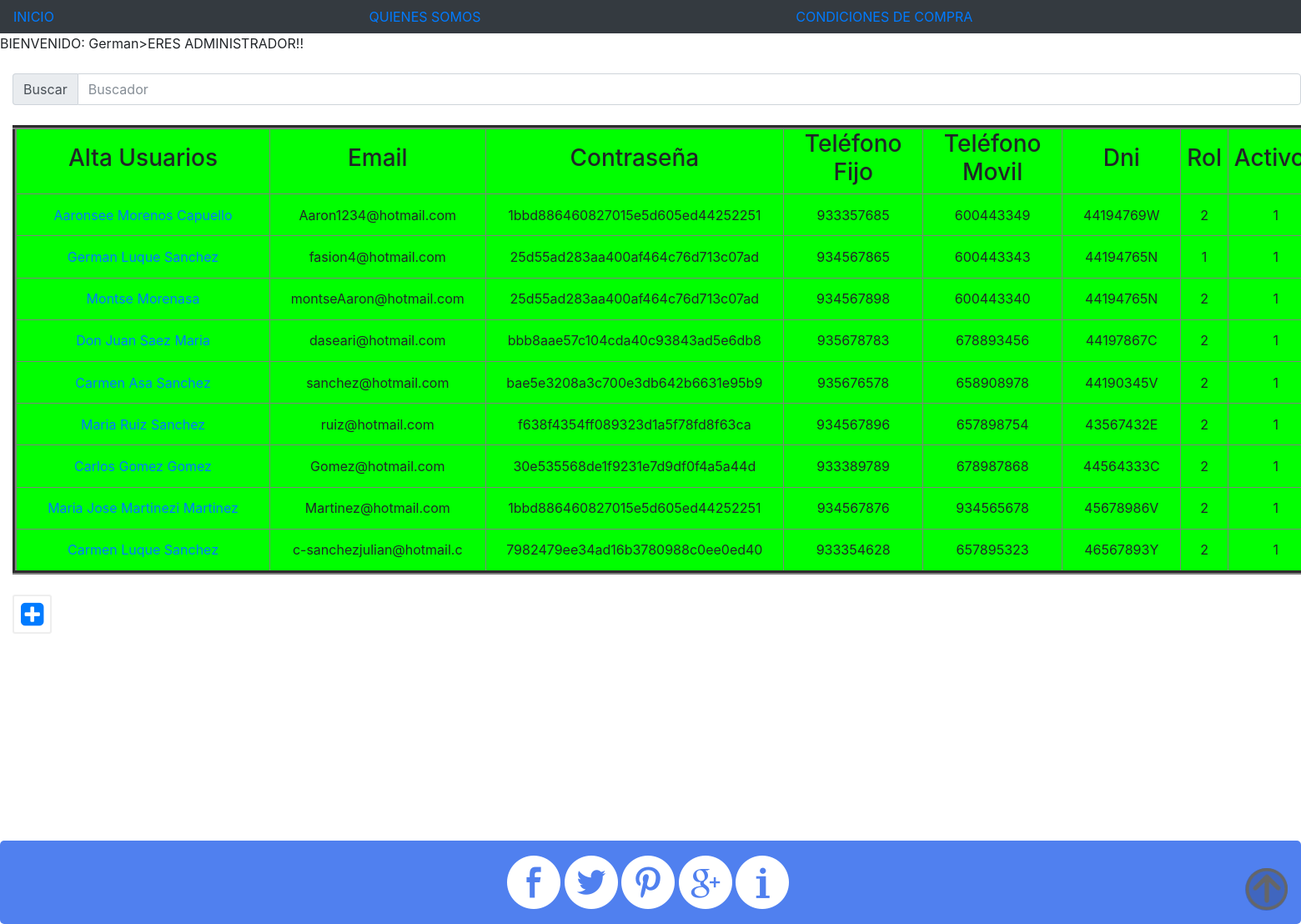
Before: /administrador.php (signed in) with the older database file.
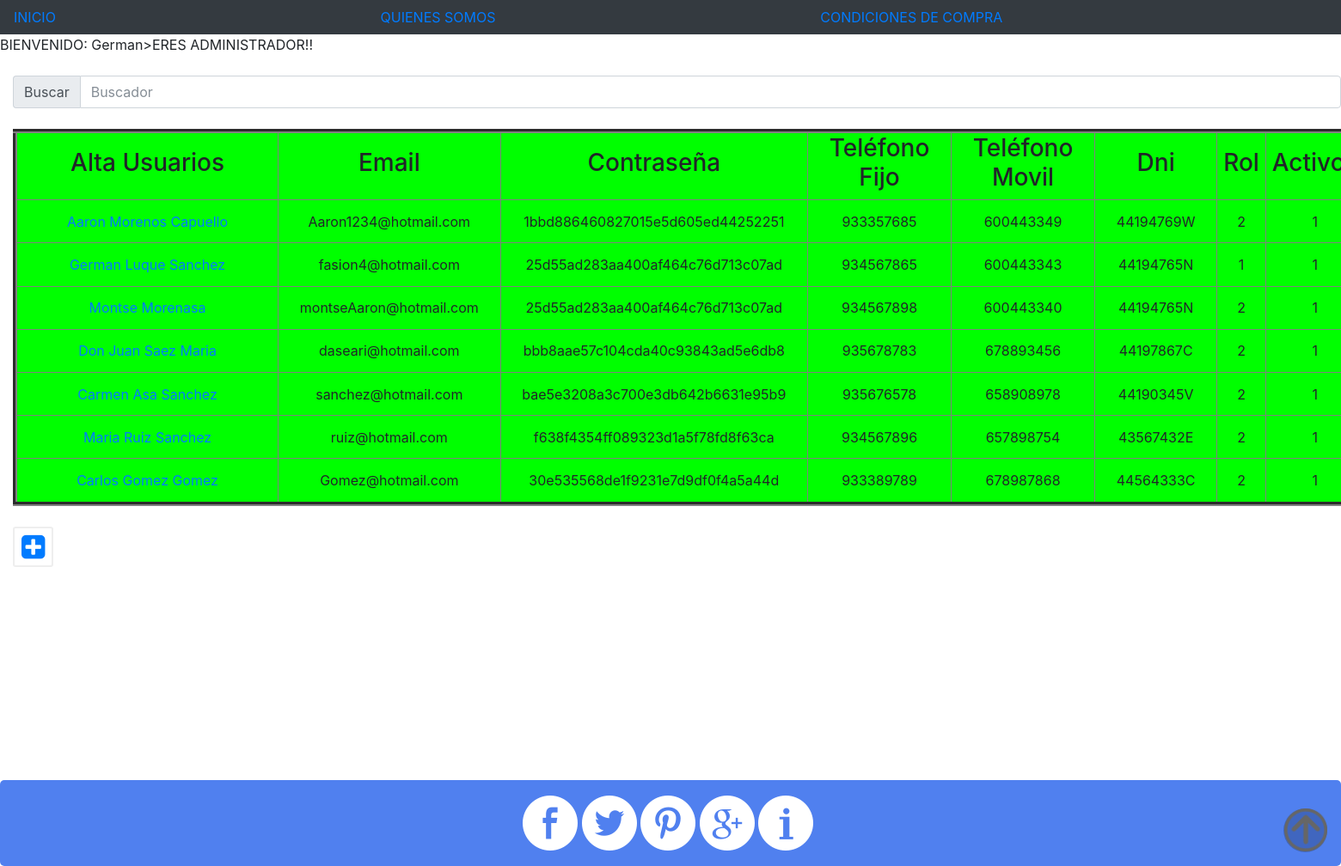
After: the same page with the newer database file.
### tables this page shows
CREATE TABLE IF NOT EXISTS `tbl_usuario` (
  `id_usu` int(11) NOT NULL,
  `usu_mail` varchar(50) NOT NULL,
  `usu_nivel` varchar(20) NOT NULL,
  `usu_nombre` varchar(25) NOT NULL,
  `usu_password` varchar(50) NOT NULL,
  `usu_apellido` varchar(25) NOT NULL,
  `usu_actiu` int(1) NOT NULL,
  `img` varchar(10) NOT NULL,
  `telefono` int(10) NOT NULL,
  `dni` varchar(25) NOT NULL,
  `telefonofijo` int(10) NOT NULL
);

### administrador.php (the view, shortened to what this page needs)
<!DOCTYPE html>
<html>
	<head>
		<link rel="stylesheet" type="text/css" href="css/estilo5.css" media="screen">
    	<link rel="stylesheet" href="https://maxcdn.bootstrapcdn.com/bootstrap/4.0.0-beta.2/css/bootstrap.min.css">
    	<link rel="stylesheet" href="https://maxcdn.bootstrapcdn.com/font-awesome/4.4.0/css/font-awesome.min.css">
    	<link href="dist/css/bootstrap.min.css" rel="stylesheet">
	</head>
	<body>
		<?php include('headeradministrador.php');
		?>
		<?php
			echo "<div id='arriba'>";
			if(isset($_SESSION['usu_mail'])){
				echo  "BIENVENIDO: " . $_SESSION['nombre'] .">";
				if($_SESSION['nivel']==1){
					echo "ERES ADMINISTRADOR!!";
				} elseif ($_SESSION['nivel']==2){
					echo "ERES USUARIO!!";
				}
				} else {
				$_SESSION['error']="No te saltes pasos!";
				header("location: index.php");
						}
				echo "</div>";
		?>
		<section id="seccion">
			<article id="table">
		     <?php
		      $con = mysqli_connect('localhost','root','','montse');
		      $sql = "SELECT * FROM tbl_usuario ORDER BY id_usu ASC";
		      $datos = mysqli_query($con, $sql);
		      ?>
		     <div class="input-group"> <span class="input-group-addon">Buscar</span>
		        <input id="filtrar" type="text" class="form-control" placeholder="Buscador">
		      </div>
 			<table bgcolor="#00ff00"; border="5" style="width:1880px;">
		        <thead>
		        	<tr>
		         	 <th style=width:10% text align="left"><h3>Alta Usuarios</h3> </th>
		         	 <th style=width:4% text align="left"><h3>Email</h3> </th>
		         	 <th style=width:4% text align="left"><h3>Contraseña </h3> </th>
		         	 <th style=width:4% text align="left"><h3>Teléfono Fijo</h3> </th>
		         	 <th style=width:4% text align="left"><h3>Teléfono Movil</h3> </th>
		         	 <th style=width:4% text align="left"><h3>Dni</h3> </th>
		         	 <th style=width:1%  text align="left"><h3>Rol</h3> </th>
		        	 <th style=width:1%  text align="left"><h3>Activos</h3> </th>
		        	</tr>
		        </thead>
   				<tbody class="buscar">
		        <?php
		        while ($prod = mysqli_fetch_array($datos)){
		        echo "<tr><td>";
		        echo "<a href='administradorver.php?id=$prod[id_usu]'>$prod[usu_nombre]&nbsp$prod[usu_apellido]</a>";
		        echo "</td>
		          		<td>" .substr($prod['usu_mail'], 0, 25) .  "</td>
		          		<td>" .substr($prod['usu_password'], 0, 35) .  "</td>
		          		<td>" .substr($prod['telefonofijo'], 0, 12) .  "</td>
		          		<td>" .substr($prod['telefono'], 0, 12) .  "</td>
		          		<td>$prod[dni]</td>
		          		<td>$prod[usu_nivel]</td>
		          		<td>$prod[usu_actiu]</td>
		          		<td>";
				  echo "</a></td></tr>";
		        		}
		          ?>
     			</tbody>
      		</table>
     		 <a href="administradorinsertar.php"><i class='fa fa-plus-square fa-2x fa-pull-left fa-border'></i></a>
			</article>
		</section>
		<footer>
			<?php
				include "footer.php";
			?>
		</footer>
	</body>
</html>

### headeradministrador.php (shortened to what this page needs)
<header>
<nav class="navbar navbar-dark bg-dark">
			<a href="index.php">INICIO</a>
			<a href="administrador_quienes.php">QUIENES SOMOS</a>
			<a href="administrador_hacemos.php">CONDICIONES DE COMPRA</a>
</nav>
</header>

### footer.php
<footer>
			<div class="footer">
				<div class="footimg">
					<a href="https://facebook.com"><img src="./img/redessociales/facebook.png" width="64" height="64"></a>
					<a href="https://twitter.com"><img src="./img/redessociales/twitter.png" width="64" height="64"></a>
					<a href="https://pinterest.com"><img src="./img/redessociales/pinterest.png" width="64" height="64"></a>
					<a href="https://plus.google.com/?hl=es"><img src="./img/redessociales/google-plus.png" width="64" height="64"></a>
					<a href="https://info.com"><img src="./img/redessociales/info.png" width="64" height="64"></a>
				</div>
			</div>
			<a href="#" id="flecha" class="crunchify-top"><img src="img/botones/btt.png" style="float:right;" width="50px" height="50px"></a>
</footer>

### css/estilo5.css (style rules this page uses)
body { background-color:#F2F2F2; }
#seccion { margin-left: 15px; }
#table { text-align: center; }
.footer { background: #5080ef none repeat scroll 0 0; border-radius: 5px; bottom: 0; display: flex; height: 100px; margin-top: 295px; width: 100%; }
.footimg { margin-left: 39%; margin-top: 18px; text-align: center; }
.crunchify-top { background-color: rgba(0, 0, 0, 0.2); border-radius: 3.2rem; bottom: 1rem; color: #fff; cursor: pointer; display=none; font-size: 1.4rem; height: 3.2rem; line-height: 3.2rem; position: fixed; right: 1rem; text-align: center; text-decoration: none; width: 3.2rem; }

Changed rows visible on the page:
removed tbl_usuario: usu_nombre "Maria Jose", usu_apellido "Martinezi Martinez", usu_mail "Martinez@hotmail.com", usu_password "1bbd886460827015e5d605ed44252251", telefonofijo "934567876", telefono "934565678", dni "45678986V", usu_nivel "2", usu_actiu "1"
removed tbl_usuario: usu_nombre "Carmen", usu_apellido "Luque Sanchez", usu_mail "c-sanchezjulian@hotmail.c", usu_password "7982479ee34ad16b3780988c0ee0ed40", telefonofijo "933354628", telefono "657895323", dni "46567893Y", usu_nivel "2", usu_actiu "1"
changed tbl_usuario "Morenos Capuello": usu_nombre "Aaronsee" → "Aaron"
